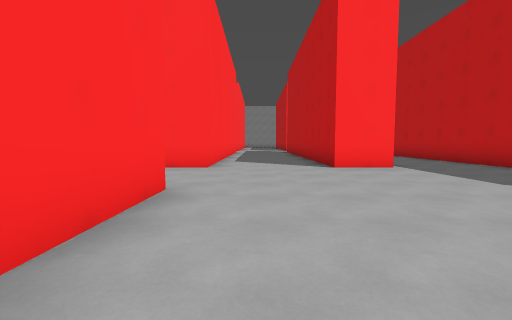
[1] (above)

24 first-person views from a walk through a 3-D level made in the Godot game engine. The camera is 1.3 m above the floor, tilts 4° down and sees 90° across. The floor is counted in squares, 2 m on a side. Each view is taken from the middle of a square. On the plan, view 1 faces up. The plan holds only what a view shows up to about 9 squares ahead; the rest is blank. The place goes on beyond the plan. Characters and animated objects are left out.

[2]
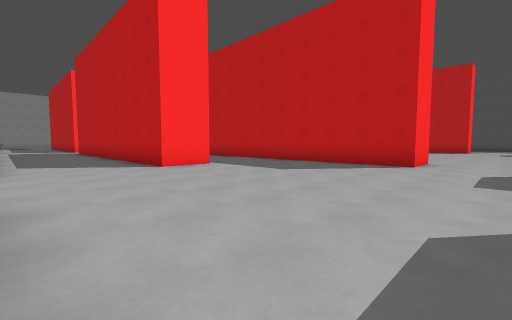

[3]
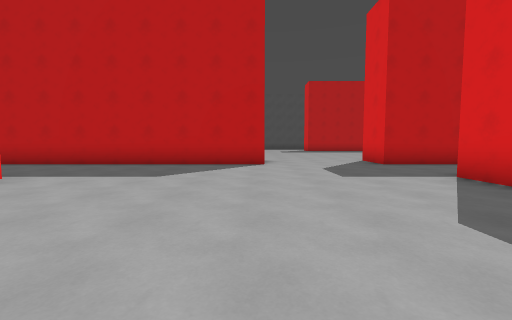

[4]
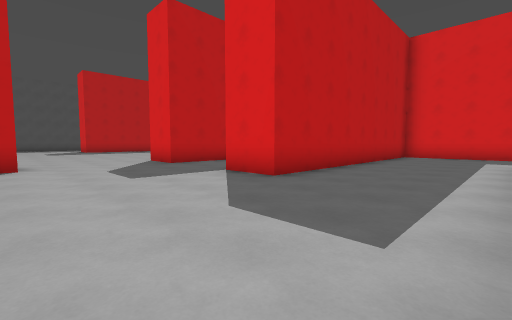

[5]
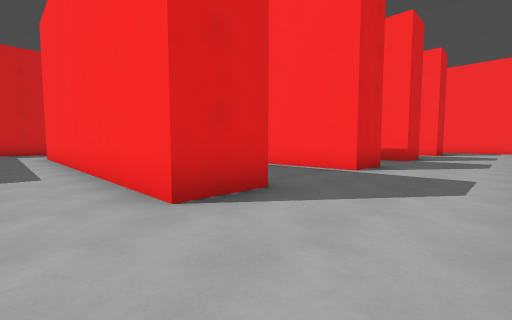

[6]
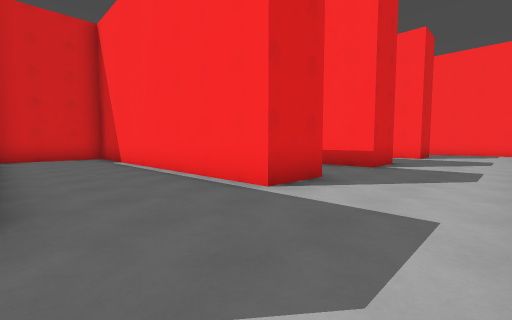

[7]
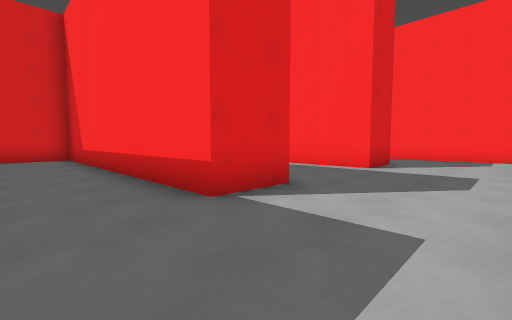

[8]
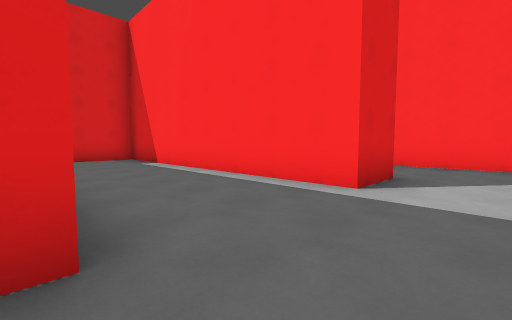

[9]
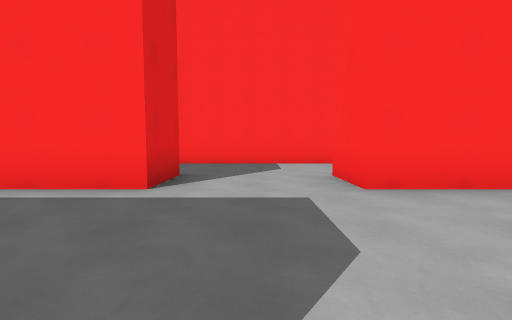

[10]
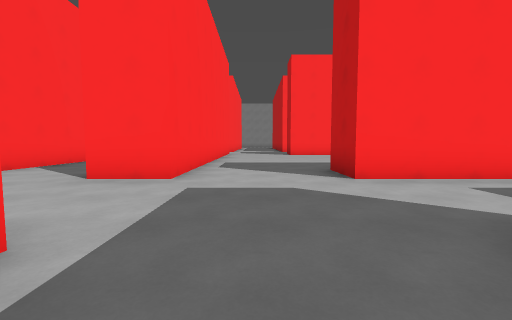

[11]
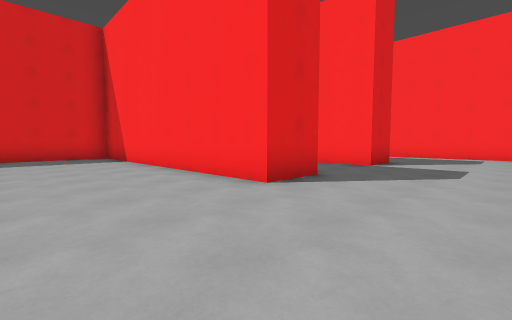

[12]
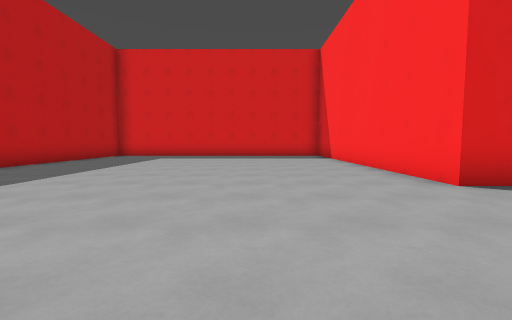

[13]
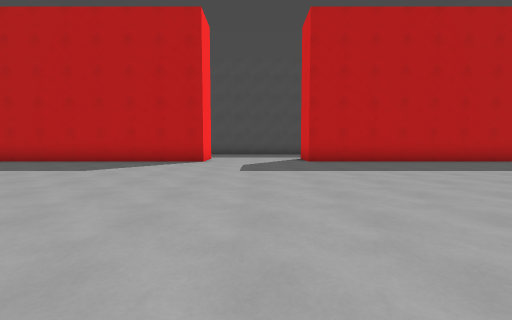

[14]
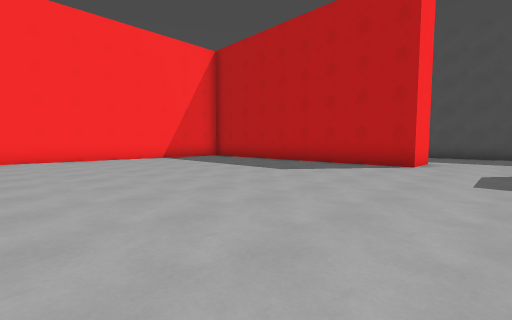

[15]
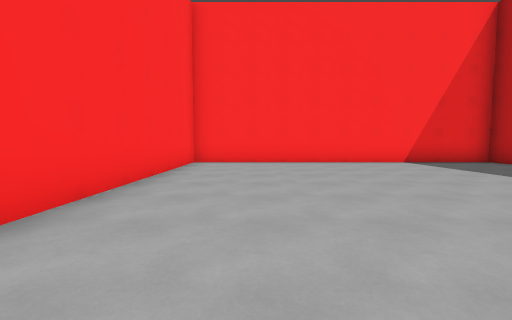

[16]
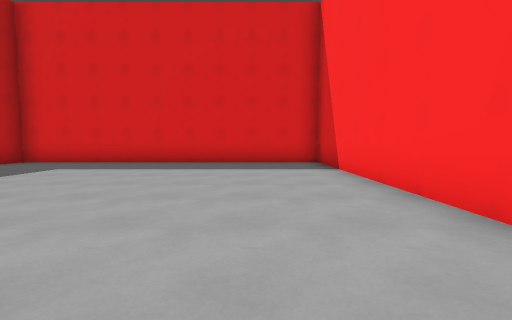

[17]
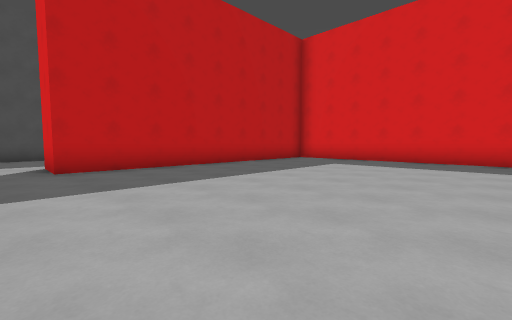

[18]
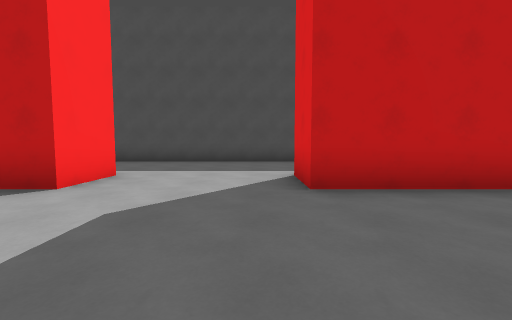

[19]
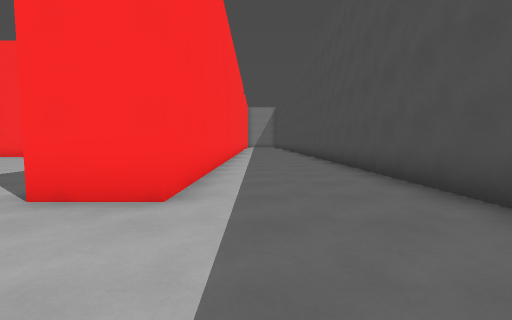

[20]
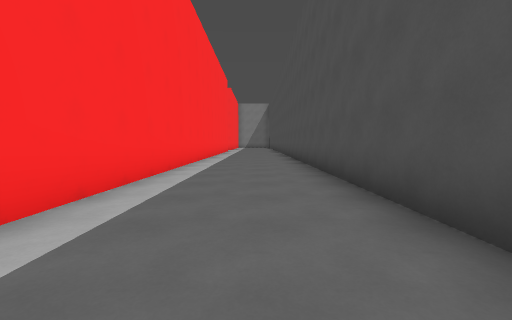

[21]
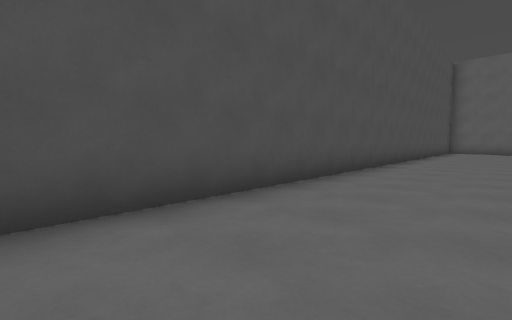

[22]
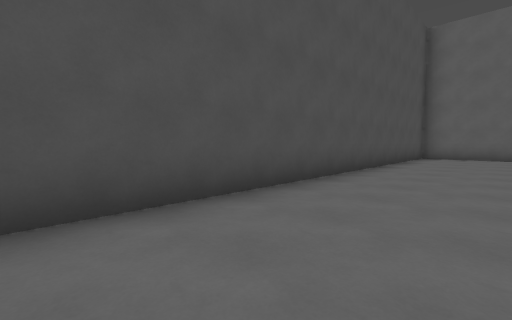

[23]
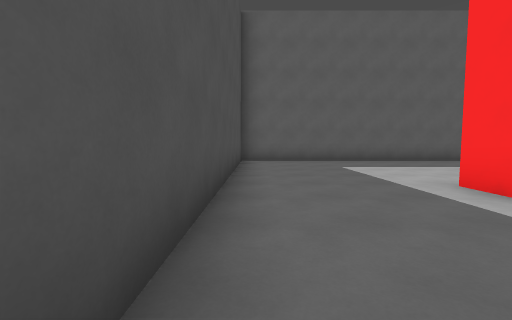

[24]
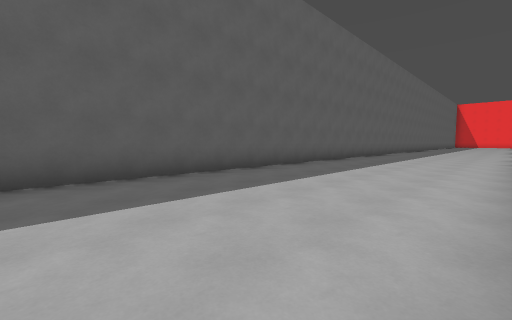

### Floor plan
Points are (right, up) in squares from view 1. A wall is a line through its corners. A room is listed if a view was taken in it or the views show most of it. See-through windows are left out.
Room 1 (views 1, 2, 3, 4, 5, 6, 7, 8, 9, 10, 24)
walls: (-4.9, -5) (-2.9, -5); (2.2, -7.6) (2.2, -1.8) (3.7, -1.8) (3.7, -3.5); (-1, -10.3) (-0.4, -10.3); (-2.9, 3.5) (-1.2, 3.5) (-1.2, -5.5); (-7.4, 3.5) (-5.8, 3.5) (-5.8, -4); (6.5, -4) (6.5, -1.8) (8, -1.8); (-13.9, -5) (-12.6, -5); (-11.4, 3.5) (-9.8, 3.5) (-9.8, -5) (-7.9, -5); (-8.4, 6.5) (-11.2, 6.5) (-11.2, 8); (3.6, 6.5) (2, 6.5) (2, 9.8); (8.1, 1.7) (6.5, 1.7) (6.5, 9.5); (-1.2, 9) (-1.2, 6.5) (-2.4, 6.5); (-16.1, 3.5) (-14.5, 3.5) (-14.5, -4.2); (-14.5, 11) (-14.5, 6.5) (-16, 6.5); (11, -16.7) (22.5, -16.7) (22.5, -12.5); (-18.8, 10.6) (-18.8, 2.6)
ways out: opening at (9, 0) to room 2; opening at (21, -11.7) to room 2
Room 2 (views 11, 12, 13, 14, 15, 16, 17, 18, 19, 20, 21, 22, 23)
walls: (8, -1.8) (8, -10.3) (17.5, -10.3) (17.5, -1.8) (19, -1.8); (19, -10.9) (19, -11.8); (19, 11) (19, 1.7) (17.5, 1.7) (17.5, 10.2) (8, 10.2) (8, 3.9); (22.5, -12.5) (22.5, 11)
ways out: opening at (9, 0) to room 1; opening at (21, -11.7) to room 1

Where each view was taken, in squares from view 1:
view 1: 0 up, 0 right, facing up
view 2: 0 up, 1 left, facing up-right
view 3: 2 up, 1 left, facing right
view 4: 2 up, 1 left, facing down-right
view 5: 6 up, 0 right, facing down-left
view 6: 6 up, 3 left, facing down-left
view 7: 6 up, 8 left, facing down-left
view 8: 5 up, 11 left, facing down-left
view 9: 5 up, 11 left, facing left
view 10: 2 up, 13 left, facing up
view 11: 1 up, 11 right, facing down-left
view 12: 2 up, 11 right, facing down
view 13: 0 up, 9 right, facing right
view 14: 0 up, 10 right, facing up-right
view 15: 2 up, 10 right, facing up
view 16: 2 down, 10 right, facing down
view 17: 1 down, 11 right, facing down-right
view 18: 1 down, 14 right, facing right
view 19: 1 down, 20 right, facing up
view 20: 2 up, 21 right, facing up
view 21: 1 up, 20 right, facing down-right
view 22: 5 down, 20 right, facing down-right
view 23: 8 down, 22 right, facing down
view 24: 12 down, 19 right, facing down-left
